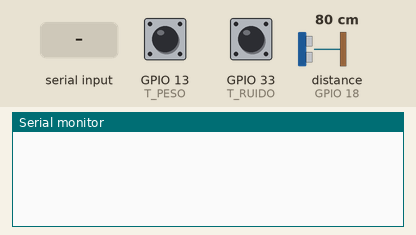
Simulated run of this sketch. Board: ESP32. Shown: the last lines printed to the serial monitor. Wiring (inferred from the names in the program): ultrasonic range finder: trigger GPIO 5; echo GPIO 18. Inputs (shaded band) come from the test bench; at power-on: distance to the obstacle (sensor on GPIO 18) 80 cm, GPIO 13 (T_PESO) HIGH, GPIO 33 (T_RUIDO) HIGH. The echo pulse lasts 58.3 µs per cm.

Above: at 1.2 s.
1.3 s: "PING\n" received over Serial
At 1.9 s:
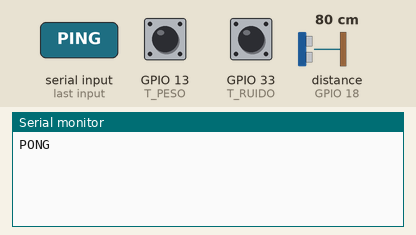
3.5 s: distance to the obstacle (sensor on GPIO 18) set to 2 cm
At 4.6 s:
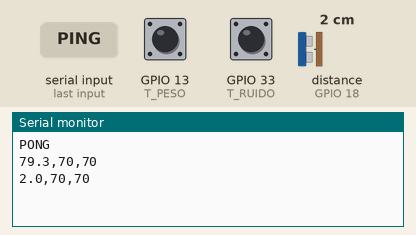
5.0 s: GPIO 13 (T_PESO) pulled LOW for 3.2 s
At 7.3 s:
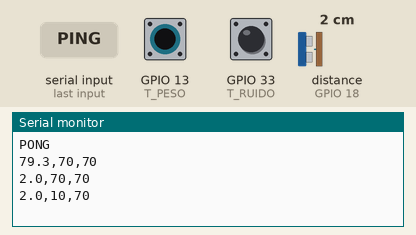
9.7 s: GPIO 33 (T_RUIDO) pulled LOW for 1 s
At 10.4 s:
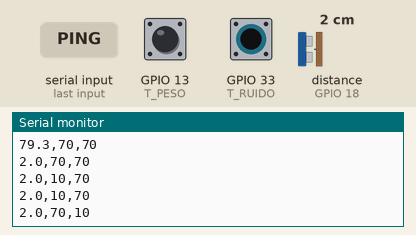
12.2 s: distance to the obstacle (sensor on GPIO 18) set to 4 cm
At 13.0 s:
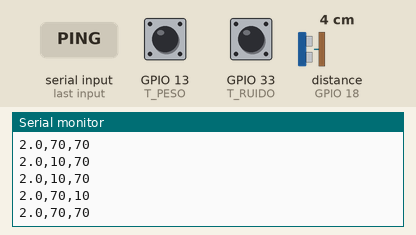
13.7 s: GPIO 13 (T_PESO) pulled LOW for 1 s
At 14.6 s:
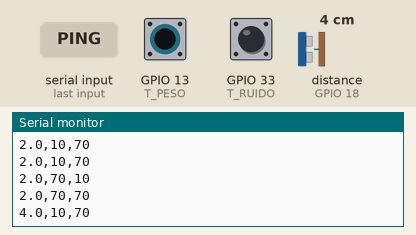
Timing chart, 0 to 16.7 s (numbered marks = the images above; inputs shaded):
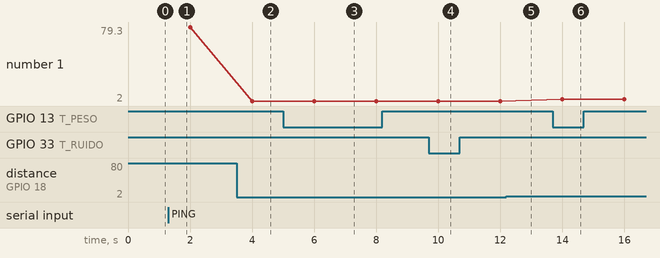

The sketch:

ardu.ino
```cpp
#define TRIG    5
#define ECHO    18
#define T_PESO  13
#define T_RUIDO 33

unsigned long ultimoEnvio = 0;
const unsigned long INTERVALO = 2000;

float lerDistancia() {
  digitalWrite(TRIG, LOW);
  delayMicroseconds(2);
  digitalWrite(TRIG, HIGH);
  delayMicroseconds(10);
  digitalWrite(TRIG, LOW);
  long dur = pulseIn(ECHO, HIGH, 30000);
  return dur == 0 ? 0.0 : dur * 0.034 / 2.0;
}

void setup() {
  Serial.begin(115200);
  pinMode(TRIG, OUTPUT);
  pinMode(ECHO, INPUT);
}

void loop() {
  if (Serial.available() > 0) {
    String cmd = Serial.readStringUntil('\n');
    cmd.trim();
    if (cmd == "PING") Serial.println("PONG");
  }

  if (millis() - ultimoEnvio >= INTERVALO) {
    ultimoEnvio = millis();
    Serial.printf("%.1f,%d,%d\n",
      lerDistancia(),
      touchRead(T_PESO),
      touchRead(T_RUIDO)
    );
  }
}
```

Measured:
- after the input at 1.3 s, the serial monitor: prints a new line at once (image 1)
- after the input at 3.5 s, the serial monitor: prints a new line after 0.50 s (image 2)
- after the input at 5.0 s, the serial monitor: prints a new line after 1.0 s (image 3)
- after the input at 9.7 s, the serial monitor: prints a new line after 0.30 s (image 4)
- after the input at 13.7 s, the serial monitor: prints a new line after 0.30 s (image 6)
- plotted number 1: 79.3 → 2 after the input at 3.5 s
